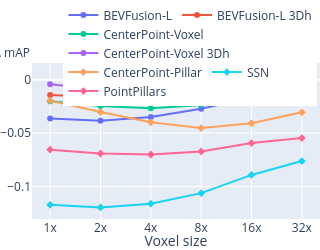

The notebook cell this image was saved under:
### Code cell
import plotly.express as px

fig = px.line(
    df_line_plot,
    x='Voxel size',
    y='Delta mAP',
    color='Model',
    symbol='Model category',
    markers=True
)

fig.update_layout(
    margin=dict(l=0, r=0, t=0, b=0),
    width=315,
    height=250,
    legend=dict(
        title='',
        orientation="h",
        yanchor="top",
        y=1.4,
        xanchor="center",
        x=0.55
    )
)

fig.update_yaxes(
    title=None
)

fig.add_annotation(
    text="Δ mAP",
    x=-0.14,
    y=1.0,
    xref="paper",
    yref="paper",
    showarrow=False,
    xanchor="left",
    yanchor="bottom"
)

fig.update_xaxes(
    title_text="Voxel size",
    title_standoff=4
)

for trace in fig.data:
    trace.name = trace.name.replace(', pillar', '').replace(', voxel', '')

fig.write_image(os.path.join(plots_and_tables_dir, "delta_map_line_plot.png"))
fig.write_image(os.path.join(plots_and_tables_dir, "delta_map_line_plot.svg"))

fig

### Figure 1 — Plotly figure (JSON) as saved in the notebook; plotly's stock layout.template omitted (floating-point values rounded to 4 significant figures)
{"data": [{"hovertemplate": "Model=BEVFusion-L<br>Model category=voxel<br>Voxel size=%{x}<br>Delta mAP=%{y}<extra></extra>", "legendgroup": "BEVFusion-L, voxel", "line": {"color": "#636efa", "dash": "solid"}, "marker": {"symbol": "circle"}, "mode": "lines+markers", "name": "BEVFusion-L", "orientation": "v", "showlegend": true, "type": "scatter", "x": ["1x", "2x", "4x", "8x", "16x", "32x"], "xaxis": "x", "y": [-0.03631, -0.03838, -0.03497, -0.02718, -0.01672, -0.01285], "yaxis": "y"}, {"hovertemplate": "Model=BEVFusion-L 3Dh<br>Model category=voxel<br>Voxel size=%{x}<br>Delta mAP=%{y}<extra></extra>", "legendgroup": "BEVFusion-L 3Dh, voxel", "line": {"color": "#EF553B", "dash": "solid"}, "marker": {"symbol": "circle"}, "mode": "lines+markers", "name": "BEVFusion-L 3Dh", "orientation": "v", "showlegend": true, "type": "scatter", "x": ["1x", "2x", "4x", "8x", "16x", "32x"], "xaxis": "x", "y": [-0.01442, -0.0165, -0.01253, -0.003591, 0.0008123, 0.00392], "yaxis": "y"}, {"hovertemplate": "Model=CenterPoint-Voxel<br>Model category=voxel<br>Voxel size=%{x}<br>Delta mAP=%{y}<extra></extra>", "legendgroup": "CenterPoint-Voxel, voxel", "line": {"color": "#00cc96", "dash": "solid"}, "marker": {"symbol": "circle"}, "mode": "lines+markers", "name": "CenterPoint-Voxel", "orientation": "v", "showlegend": true, "type": "scatter", "x": ["1x", "2x", "4x", "8x", "16x", "32x"], "xaxis": "x", "y": [-0.02008, -0.02467, -0.02677, -0.02373, -0.01786, -0.01062], "yaxis": "y"}, {"hovertemplate": "Model=CenterPoint-Voxel 3Dh<br>Model category=voxel<br>Voxel size=%{x}<br>Delta mAP=%{y}<extra></extra>", "legendgroup": "CenterPoint-Voxel 3Dh, voxel", "line": {"color": "#ab63fa", "dash": "solid"}, "marker": {"symbol": "circle"}, "mode": "lines+markers", "name": "CenterPoint-Voxel 3Dh", "orientation": "v", "showlegend": true, "type": "scatter", "x": ["1x", "2x", "4x", "8x", "16x", "32x"], "xaxis": "x", "y": [-0.004273, -0.009172, -0.01142, -0.006789, -0.0007954, 0.004838], "yaxis": "y"}, {"hovertemplate": "Model=CenterPoint-Pillar<br>Model category=pillar<br>Voxel size=%{x}<br>Delta mAP=%{y}<extra></extra>", "legendgroup": "CenterPoint-Pillar, pillar", "line": {"color": "#FFA15A", "dash": "solid"}, "marker": {"symbol": "diamond"}, "mode": "lines+markers", "name": "CenterPoint-Pillar", "orientation": "v", "showlegend": true, "type": "scatter", "x": ["1x", "2x", "4x", "8x", "16x", "32x"], "xaxis": "x", "y": [-0.01968, -0.03033, -0.03993, -0.04534, -0.04086, -0.03059], "yaxis": "y"}, {"hovertemplate": "Model=SSN<br>Model category=pillar<br>Voxel size=%{x}<br>Delta mAP=%{y}<extra></extra>", "legendgroup": "SSN, pillar", "line": {"color": "#19d3f3", "dash": "solid"}, "marker": {"symbol": "diamond"}, "mode": "lines+markers", "name": "SSN", "orientation": "v", "showlegend": true, "type": "scatter", "x": ["1x", "2x", "4x", "8x", "16x", "32x"], "xaxis": "x", "y": [-0.1172, -0.1197, -0.1162, -0.1063, -0.08923, -0.07626], "yaxis": "y"}, {"hovertemplate": "Model=PointPillars<br>Model category=pillar<br>Voxel size=%{x}<br>Delta mAP=%{y}<extra></extra>", "legendgroup": "PointPillars, pillar", "line": {"color": "#FF6692", "dash": "solid"}, "marker": {"symbol": "diamond"}, "mode": "lines+markers", "name": "PointPillars", "orientation": "v", "showlegend": true, "type": "scatter", "x": ["1x", "2x", "4x", "8x", "16x", "32x"], "xaxis": "x", "y": [-0.06557, -0.06913, -0.07008, -0.06721, -0.05942, -0.05474], "yaxis": "y"}], "layout": {"annotations": [{"showarrow": false, "text": "Δ mAP", "x": -0.14, "xanchor": "left", "xref": "paper", "y": 1, "yanchor": "bottom", "yref": "paper"}], "height": 250, "legend": {"orientation": "h", "title": {"text": ""}, "tracegroupgap": 0, "x": 0.55, "xanchor": "center", "y": 1.4, "yanchor": "top"}, "margin": {"b": 0, "l": 0, "r": 0, "t": 0}, "width": 315, "xaxis": {"anchor": "y", "domain": [0, 1], "title": {"standoff": 4, "text": "Voxel size"}}, "yaxis": {"anchor": "x", "domain": [0, 1], "title": {}}}}
